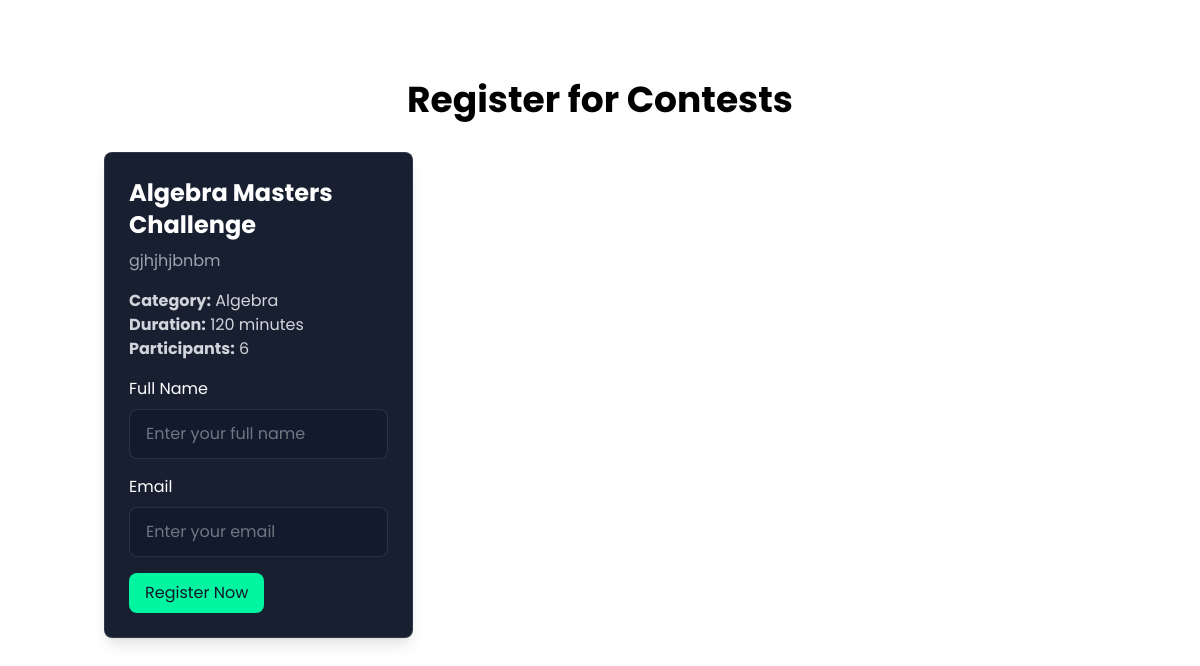
The page /register-contest/ on the database as committed earlier.
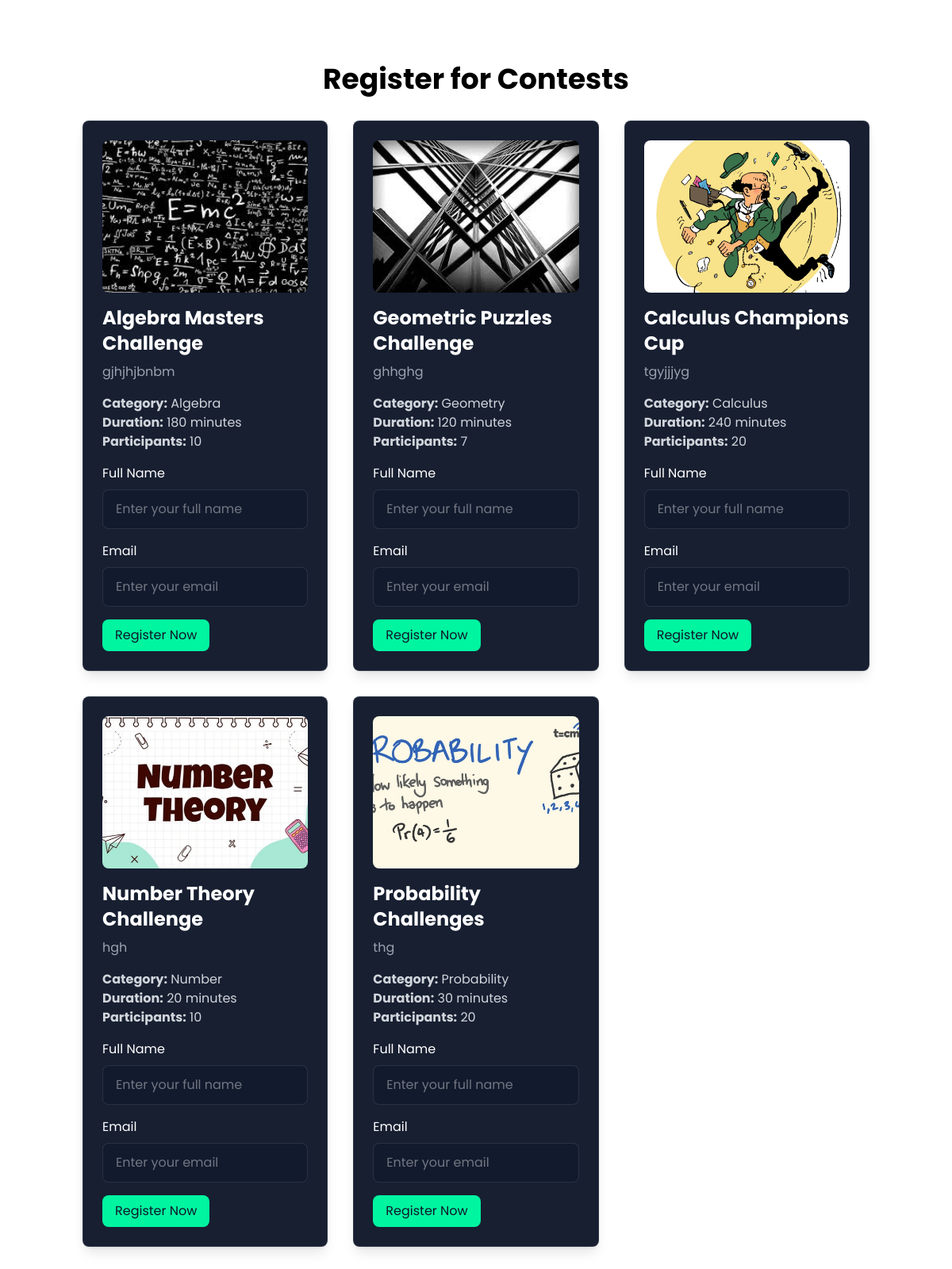
The same page on the database as committed later.
### quiz/models.py (models this page shows, shortened)
class Contest(models.Model):
    name = models.CharField(max_length=255)
    description = models.TextField(blank=True, null=True)
    start_date = models.DateTimeField()
    end_date = models.DateTimeField()
    is_active = models.BooleanField(default=True)
    category = models.CharField(max_length=100)
    duration = models.IntegerField(help_text="Duration in minutes")
    number_of_participants = models.PositiveIntegerField(default=0)
    image = models.ImageField(upload_to='contest_images/', blank=True, null=True)

### quiz/views.py (the view)
# urls.py: path('register-contest/', register_contest, name='register_contest'),
def register_contest(request):
    message = None
    if request.method == 'POST':
        form = RegistrationForm(request.POST)
        if form.is_valid():
            form.save()
            message = "Registration successful!"
        else:
            message = "There was an error with your registration."
    else:
        form = RegistrationForm()
    contests = Contest.objects.all()
    return render(request, "register_contest.html", {
        "contests": contests,
        "form": form,
        "message": message
    })

### quiz/forms.py
class RegistrationForm(forms.ModelForm):
    class Meta:
        model = Registration
        fields = ['contest']  # Only include fields that exist in the model
        widgets = {
            'contest': forms.HiddenInput()
        }

### templates/register_contest.html (shortened to what this page needs)
{% extends 'layout.html' %}
{% block content %}
<section class="relative py-20 overflow-hidden">
    <div class="container mx-auto px-4">
        <h1 class="text-4xl font-bold mb-8 text-center">Register for Contests</h1>
        <div class="grid grid-cols-1 md:grid-cols-2 lg:grid-cols-3 gap-8">
            {% for contest in contests %}
            <div class="contest-card dark-glass p-6 rounded-lg shadow-lg">
                {% if contest.image %}
                <img src="{{ contest.image.url }}" alt="{{ contest.name }}" class="w-full h-48 object-cover rounded-lg mb-4">
                {% endif %}
                <h2 class="text-2xl font-bold text-white mb-2">{{ contest.name }}</h2>
                <p class="text-gray-400 mb-4">{{ contest.description|truncatewords:20 }}</p>
                <p class="text-gray-300"><strong>Category:</strong> {{ contest.category }}</p>
                <p class="text-gray-300"><strong>Duration:</strong> {{ contest.duration }} minutes</p>
                <p class="text-gray-300"><strong>Participants:</strong> {{ contest.number_of_participants }}</p>
                <form method="POST" class="mt-4">
                    <div>
                        <label for="user_name_{{ contest.id }}" class="block text-white mb-2">Full Name</label>
                        <input type="text" name="user_name" id="user_name_{{ contest.id }}" class="w-full px-4 py-3 rounded-lg form-input" placeholder="Enter your full name" required>
                    </div>
                    <div class="mt-4">
                        <label for="email_{{ contest.id }}" class="block text-white mb-2">Email</label>
                        <input type="email" name="email" id="email_{{ contest.id }}" class="w-full px-4 py-3 rounded-lg form-input" placeholder="Enter your email" required>
                    </div>
                    <button type="submit" class="mt-4 inline-block bg-neon-green text-dark-900 px-4 py-2 rounded-lg hover:bg-neon-yellow transition-all duration-300">Register Now</button>
                </form>
            </div>
            {% empty %}
            <p class="text-gray-400 text-center col-span-full">No contests available for registration at the moment.</p>
            {% endfor %}
        </div>
    </div>
</section>
{% endblock content %}

### templates/layout.html (shortened to what this page needs)
<!DOCTYPE html>
<html lang="en">
<head>
    <script src="https://cdn.tailwindcss.com"></script>
</head>
<body>
    {% block content %}
    {% endblock content %}
</body>
</html>

Rows that differ between the two databases and show on the page:
changed Contest "Algebra Masters Challenge": image: picture added; duration "120" → "180"; number_of_participants "6" → "10"
added Contest: image (picture), name "Geometric Puzzles Challenge", description "ghhghg", category "Geometry", duration "120", number_of_participants "7"
added Contest: image (picture), name "Calculus Champions Cup", description "tgyjjjyg", category "Calculus", duration "240", number_of_participants "20"
added Contest: image (picture), name "Number Theory Challenge", description "hgh", category "Number", duration "20", number_of_participants "10"
added Contest: image (picture), name "Probability Challenges", description "thg", category "Probability", duration "30", number_of_participants "20"
